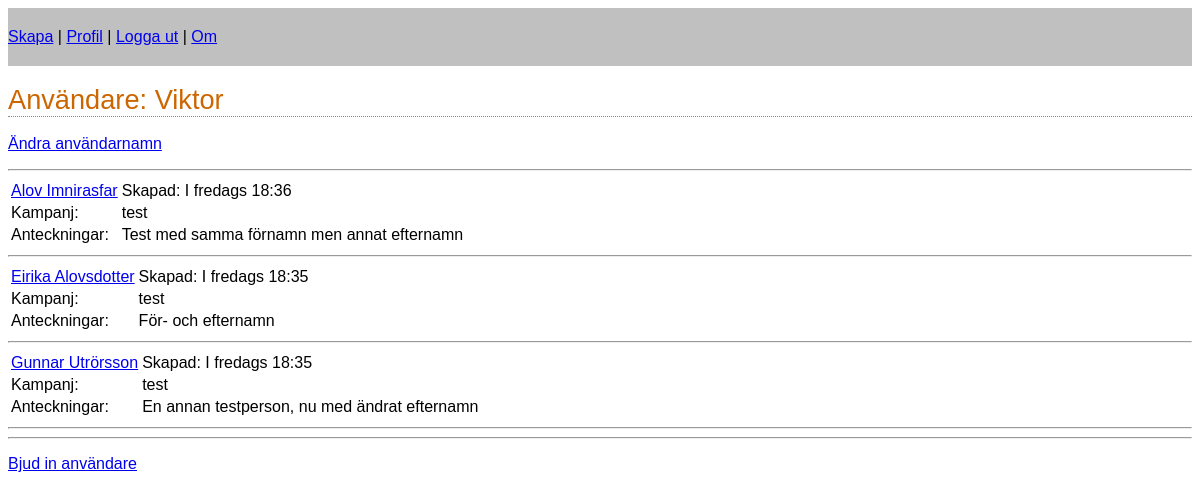
The page /user/Viktor (signed in) on the database its author committed.
### app/models.py (models this page shows, shortened)
class User(UserMixin, db.Model):
    id = db.Column(db.Integer, primary_key=True)
    social_id = db.Column(db.String(64), unique=True)
    nickname = db.Column(db.String(64), index=True)
    email = db.Column(db.String(120), index=True, unique=True)
    user_type = db.Column(db.String(5), index=True)
    characters = db.relationship('Character', backref='creator', lazy='dynamic')

class Character(db.Model):
    id = db.Column(db.Integer, primary_key=True)
    id_users = db.Column(db.Integer, db.ForeignKey('user.id'))
    timestamp = db.Column(db.DateTime)
    trace_buys = db.Column(db.String())
    name = db.Column(db.String(), index=True)
    start_values = db.Column(db.String(200))
    weights = db.Column(db.String(300))
    traits = db.Column(db.String(420))
    points_left = db.Column(db.Integer)
    skills = db.Column(db.String(700))
    hitpoints = db.Column(db.String(350))
    move_carry = db.Column(db.String(400))
    campaign = db.Column(db.String())
    notes = db.Column(db.String())

### app/views.py (the view)
@app.route('/user/<nickname>')
@login_required
def user(nickname):
    if not nickname == g.user.nickname:
        flash('Du kan bara se din egen profil.')
        return redirect(url_for('index'))
    user = User.query.filter_by(nickname=nickname).first()
    if user == None:
        flash('Användare %s hittades inte.' % nickname)
        return redirect(url_for('index'))
    chars = user.characters.order_by('timestamp').all()
    return render_template('user.html',
                           user=user,
                           chars=chars,
                           lit_eval=ast.literal_eval)

### app/momentjs.py (called while the page is built)
    def render(self, format):
        return Markup("<script>\nmoment.locale('sv')\ndocument.write(moment(\"%s\").%s);\n</script>" % (self.timestamp.strftime("%Y-%m-%dT%H:%M:%S Z"), format))

    def calendar(self):
        return self.render("calendar()")

### app/views.py (called while the page is built)
@lm.user_loader
def load_user(id):
    return User.query.get(int(id))

@app.before_request
def before_request():
    g.user = current_user

### app/templates/user.html
{% extends "base.html" %}
{% block content %}
	<h1>Användare: {{ user.nickname }}</h1>
	<p><a href="{{ url_for('edituser') }}" title="Ändra användarnamn">Ändra användarnamn</a></p>
	<hr>
	<div>
	{% for char in chars[::-1] %}
		{% include 'char_short.html' %}
	{% endfor %}
	<hr>
	</div>
	<div>
	<p><a href="{{ url_for('invite') }}" title="Bjud in användare">Bjud in användare</a></p>
	</div>
{% endblock %}

### app/templates/base.html (shortened to what this page needs)
<!doctype html>
<html lang="sv">
<head>
	<link type="text/css" rel="stylesheet"
				href="{{ url_for('static', filename='hednpc_webapp.css') }}">
</head>
<body>
	<nav>
		<a href="{{ url_for('index') }}" title="Skapa karaktär">Skapa</a> |
		{% if g.user.is_authenticated %}
			<a href="{{ url_for('user', nickname=g.user.nickname) }}" title="Profil">Profil</a> |
			<a href="{{ url_for('logout') }}" title="Logga ut">Logga ut</a> |
		{% else %}
			<a href="{{ url_for('login') }}" title="Logga in">Logga in</a> |
		{% endif %}
		<a href="{{ url_for('about') }}" title="Om NPC-skaparen">Om</a>
	</nav>
	{% block content %}{% endblock %}
</body>
</html>

### app/templates/char_short.html
<table>
	<tr valign="top">
		<td><a href="{{ url_for('character', charname=char.name) }}" title="{{ lit_eval(char.start_values)['Namn'] }}">{{ lit_eval(char.start_values)['Namn'] }}</a></td>
		<td>Skapad: {{ momentjs(char.timestamp).calendar() }}</td>
	</tr>
	<tr>
		<td>Kampanj: </td><td>{{ char.campaign }}</td>
	</tr>
	<tr><td>Anteckningar: </td><td>{{ char.notes }}</td>
	</tr>
</table>
<hr>

### app/static/hednpc_webapp.css (style rules this page uses)
body { font-size: medium; font-family: Verdana, Geneva, Arial, sans-serif; }
nav { background-color: silver; width: 100%; padding: 20px 0px 20px 0px; }
h1, h2 { font-weight: normal; color: #cc6600; border-bottom: thin dotted #888888; }
h1 { font-size: 170%; }

### rows shown on the page
User: nickname "Viktor"
Character: start_values "Alov Imnirasfar", campaign "test", notes "Test med samma förnamn men annat efternamn"
Character: start_values "Eirika Alovsdotter", campaign "test", notes "För- och efternamn"
Character: start_values "Gunnar Utrörsson", campaign "test", notes "En annan testperson, nu med ändrat efternamn"
